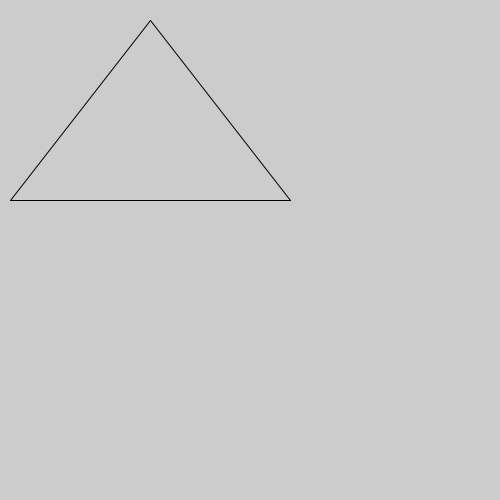
Frame 1 (no input)
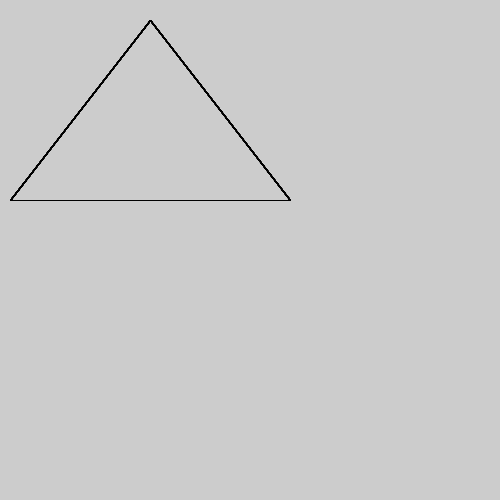
Frame 60 (the mouse pressed at the canvas centre just before this capture)
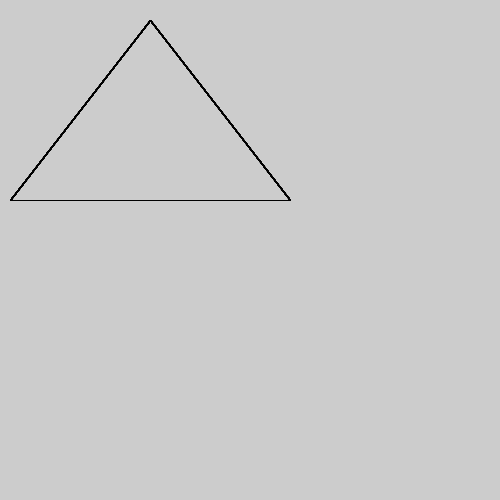
Frame 120 (the mouse held since frame 60 and released just before this capture)

The Processing sketch that drew these frames (run headless with seeded random() and noise(); from frame 60 on, the mouse is pressed at the canvas centre):

// Processing sketch: Opdracht_9_8b
// ── Opdracht_9_8b.pde
void setup(){
size(500,500);
}
void draw(){
tekenDriehoek(10,200,150,20,290,200);
}

void tekenDriehoek(int x1, int y1, int x2, int y2, int x3, int y3) {
    // teken een driehoek m.b.v. de meegegeven data (parameters)
    line(x1,y1,x2,y2);
    line(x2,y2,x3,y3);
    line(x3,y3,x1,y1);
}
